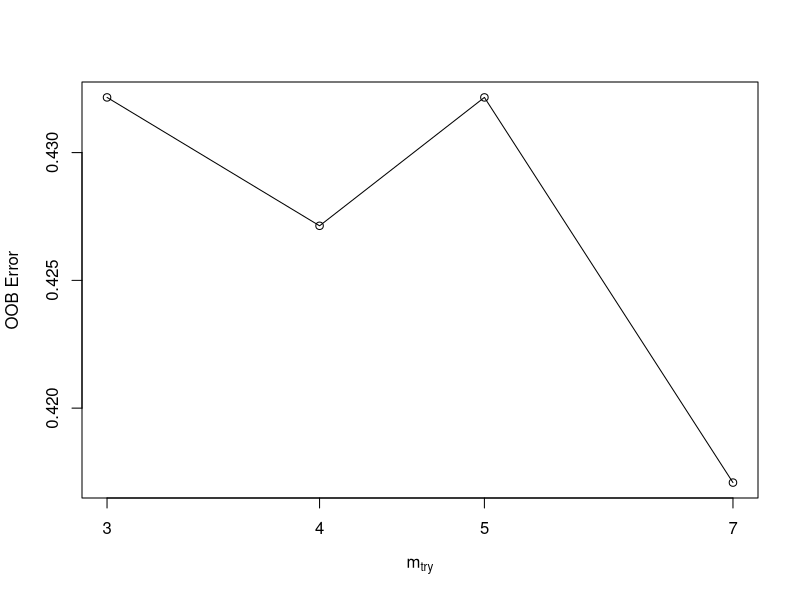

Reproduce this figure in R. (Note: this script raises an error after producing the figure.)
suppressPackageStartupMessages(library(dplyr))
suppressPackageStartupMessages(library(ROSE))
suppressPackageStartupMessages(library(randomForest))
suppressPackageStartupMessages(library(ranger))
suppressPackageStartupMessages(library(caret))

data("infert")
str(infert)

# Convert `case` to factor
infert$case[infert$case == 0] = 2
infert$case[infert$case == 1] = "yes"
infert$case[infert$case == 2] = "no"
infert$case = factor(x      = infert$case,
                     levels = c("yes", "no"))


# Split the data into training and testing
set.seed(123)
in_train = createDataPartition(y     = infert$case,
                               times = 1,
                               p     = 0.8,
                               list  = F)
infert_train = infert[in_train,]
infert_test  = infert[-in_train,]
rm(in_train)


# Train basic model
set.seed(123)
model1 = randomForest(formula = case ~.,
                      data    = infert_train)
model1


# Compute metrics of a model
output1 = data.frame(obs  = infert_test$case,
                     pred = predict(model1, 
                                    newdata = infert_test),
                     clas = predict(model1,
                                    newdata = infert_test,
                                    type    = "prob"))
colnames(output1) = c("obs", "pred", "yes", "no")
confusionMatrix(data      = output1$pred,
                reference = output1$obs)
twoClassSummary(data = output1,
                lev  = levels(output1$obs))

# ROC >= 0.8 is considered good. In this case ROC = 0.7 -- this is not enough
# Possible reasons -- imbalanced dataset? bad model?

# Try to tune a model using tuneRF
# The tuning shows that the mtry = 7
features = setdiff(names(infert_train), "case")
set.seed(123)
model2 = tuneRF(x          = infert_train[features],
                y          = infert_train$case,
                ntreeTry   = 500,
                mtryStart  = 5,
                stepFactor = 1.5,
                improve    = 0.01,
                trace      = F)

# Make model with optimized mtry = 7
set.seed(123)
model2 = randomForest(formula = case ~.,
                      data    = infert_train,
                      mtry    = 7)
model2

# Check if the tuning helped
# The output shows that it improved ROC by 0.5%
output2 = data.frame(obs  = infert_test$case,
                     pred = predict(model2, 
                                    newdata = infert_test),
                     clas = predict(model2,
                                    newdata = infert_test,
                                    type    = "prob"))
colnames(output2) = c("obs", "pred", "yes", "no")
confusionMatrix(data      = output2$pred,
                reference = output2$obs)
twoClassSummary(data = output2,
                lev  = levels(output2$obs))


# Make full hyperparameter grid search using ranger
hyper_grid = expand.grid(mtry        = seq(2, 7, by = 1),
                         node_size   = seq(3, 9, by = 2),
                         sample_size = c(0.55, 0.632, 0.70, 0.80),
                         OOB_RMSE    = 0)

for (i in 1:nrow(hyper_grid)){
    
    model = ranger(formula         = case ~.,
                   data            = infert_train,
                   num.trees       = 500,
                   mtry            = hyper_grid$mtry[i],
                   min.node.size   = hyper_grid$node_size[i],
                   sample.fraction = hyper_grid$sample_size[i],
                   seed            = 123)
    
    hyper_grid$OOB_RMSE[i] = sqrt(model$prediction.error)
}


hyper_grid %>% 
    dplyr::arrange(OOB_RMSE) %>% 
    head(10)


# Make a model with best parameters
model3 = ranger(formula         = case ~.,
                data            = infert_train,
                num.trees       = 500,
                mtry            = 6,
                min.node.size   = 7,
                sample.fraction = 0.632,
                probability     = T, 
                seed            = 123)
model3


# Make predictions for ranger model -- this is not straightforward as it
# requires the probabilities
output3 = data.frame(obs  = infert_test$case,
                     pred = predict(model3,
                                    data = infert_test,
                                    type = "response")$predictions)
output3$pred = "yes"
output3 = output3 %>% select(obs, pred, pred.yes, pred.no)
output3$pred[output3$pred.yes < output3$pred.no] = "no"
colnames(output3) = c("obs", "pred", "yes", "no")
output3$pred = factor(x = output3$pred,
                      levels = c("yes", "no"))
output3$pred[3] = "yes"

confusionMatrix(data      = output3$pred,
                reference = output3$obs)
twoClassSummary(data = output3,
                lev  = levels(output3$obs))


# Try add cross validation
my_grid = expand.grid(mtry           = 6,
                      splitrule      = "gini",
                      min.node.size  = 7)

set.seed(123)
model4 = train(case ~.,
               data      = infert_train,
               method    = "ranger",
               tuneGrid  = my_grid,
               trControl = trainControl(method      = "cv",
                                        number      = 5,
                                        verboseIter = F,
                                        classProbs  = T))
model4


# Make predictions from cross-validated model
# Cross validation does not help here
output4 = data.frame(obs  = infert_test$case,
                     pred = predict(model4,
                                    newdata = infert_test),
                     clas = predict(model4,
                                    newdata = infert_test,
                                    type    = "prob"))
colnames(output4) = c("obs", "pred", "yes", "no")

confusionMatrix(data      = output4$pred,
                reference = output4$obs)
twoClassSummary(data = output4,
                lev  = levels(output4$obs))


# Check the balance of the dataset -- the dataset is imbalanced
# Balance dataset using artificial data generator from ROSE package
prop.table(table(infert_train$case))
infert_rose = ROSE(case ~., data = infert_train, seed = 1)$data
str(infert_rose$case)
str(infert_test$case)
infert_rose$case = relevel(infert_rose$case, ref = "yes")
prop.table(table(infert_rose$case))


# Search grid for balanced dataset
# The best performing model params: mtry = 4, ns = 8, sample = 0.550
hyper_grid_bs = expand.grid(mtry        = seq(2, 7, by = 1),
                            node_size   = seq(2, 9, by = 2),
                            sample_size = c(0.55, 0.632, 0.70, 0.80),
                            OOB_RMSE    = 0)

for (i in 1:nrow(hyper_grid_bs)){
    
    model = ranger(formula         = case ~.,
                   data            = infert_rose,
                   num.trees       = 500,
                   mtry            = hyper_grid_bs$mtry[i],
                   min.node.size   = hyper_grid_bs$node_size[i],
                   sample.fraction = hyper_grid_bs$sample_size[i],
                   seed            = 123)
    
    hyper_grid_bs$OOB_RMSE[i] = sqrt(model$prediction.error)
}


hyper_grid_bs %>% 
    dplyr::arrange(OOB_RMSE) %>% 
    head(10)


# Make model with best performance params
# Params: mtry = 4, ns = 8, sample = 0.550
model5 = ranger(formula         = case ~.,
                data            = infert_rose,
                num.trees       = 500,
                mtry            = 4,
                min.node.size   = 8,
                sample.fraction = 0.550,
                probability     = T, 
                seed            = 123)
model5


# Make predictions for ranger model -- this is not straightforward as it
# requires the probabilities
output5 = data.frame(obs  = infert_test$case,
                     pred = predict(model5,
                                    data = infert_test,
                                    type = "response")$predictions)
output5$pred = "yes"
output5 = output5 %>% select(obs, pred, pred.yes, pred.no)
output5$pred[output5$pred.yes < output5$pred.no] = "no"
colnames(output5) = c("obs", "pred", "yes", "no")
output5$pred = factor(x = output5$pred,
                      levels = c("yes", "no"))
# output5$pred[3] = "yes"

confusionMatrix(data      = output5$pred,
                reference = output5$obs)
twoClassSummary(data = output5,
                lev  = levels(output5$obs))


# Compare ROC performance over different models
roc1 = twoClassSummary(data = output1, lev = levels(output1$obs))[1]
roc2 = twoClassSummary(data = output2, lev = levels(output2$obs))[1]
roc3 = twoClassSummary(data = output3, lev = levels(output3$obs))[1]
roc4 = twoClassSummary(data = output4, lev = levels(output4$obs))[1]
roc5 = twoClassSummary(data = output5, lev = levels(output5$obs))[1]

sen1 = twoClassSummary(data = output1, lev = levels(output1$obs))[2]
sen2 = twoClassSummary(data = output2, lev = levels(output2$obs))[2]
sen3 = twoClassSummary(data = output3, lev = levels(output3$obs))[2]
sen4 = twoClassSummary(data = output4, lev = levels(output4$obs))[2]
sen5 = twoClassSummary(data = output5, lev = levels(output5$obs))[2]

perf = data.frame(model_nm = c("basic", 
                               "tuneRF", 
                               "grid_search",
                               "cv_rf",
                               "balanced_grid"),
                  roc = c(roc1, roc2, roc3, roc4, roc5),
                  sens = c(sen1, sen2, sen3, sen4, sen5))
rm(roc1, roc2, roc3, roc4, roc5)
rm(sen1, sen2, sen3, sen4, sen5)

plot(x     = perf$roc,
     y     = perf$sens,
     col   = perf$model_nm,
     frame = F,
     pch   = 19,
     xlab  = "ROC",
     ylab  = "Sensitivity",
     main  = "Models performance")
legend("topleft",
       legend = c("balanced grid",
                  "basic model",
                  "cv_rf",
                  "grid_search",
                  "balanced_grid"),
       col = 1:5,
       pch = 16)





#TODO: test for near-zero vals and look at preprocessing
#TODO: try different variables
#TODO: try random forest ensembles
#TODO: test h2o package -- does it make any sense?!
